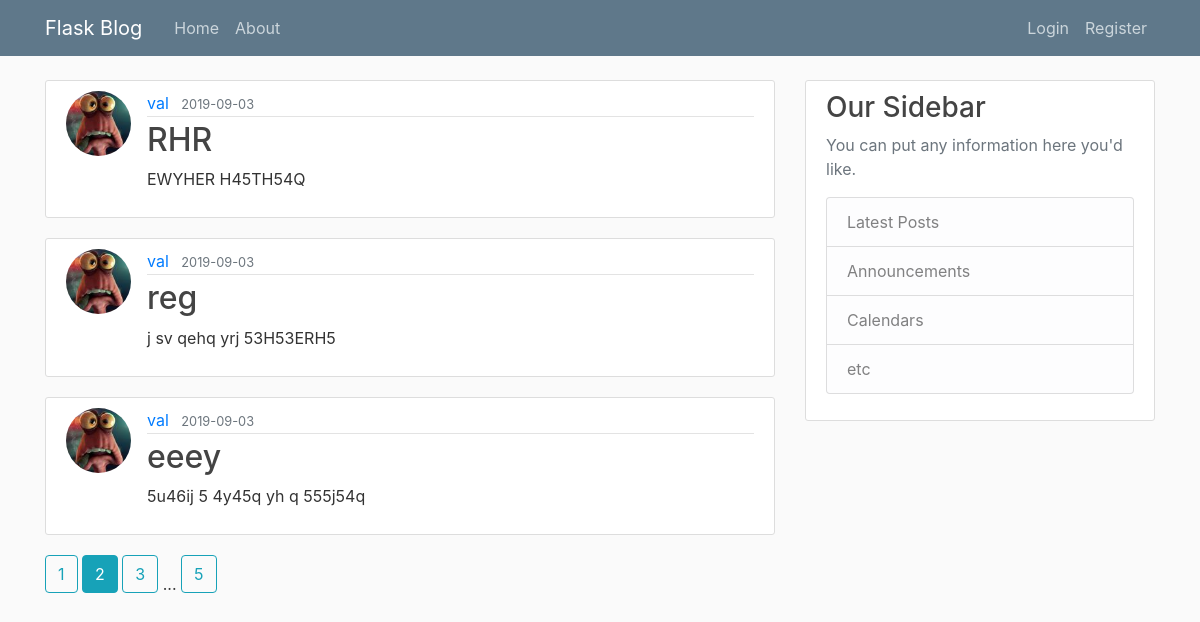
The page /home?page=2 on the database its author committed.
### blog/models.py (models this page shows, shortened)
class Post(db.Model):
    id = db.Column(db.Integer, primary_key=True)
    title = db.Column(db.String(100), nullable=False)
    date_posted = db.Column(db.DateTime, nullable=False, default=datetime.utcnow)
    content = db.Column(db.Text, nullable=False)
    user_id = db.Column(db.Integer, db.ForeignKey('user.id'), nullable=False)

class User(db.Model, UserMixin):  # to enherite methods: is_authenticated, is_active, ...
    id = db.Column(db.Integer, primary_key=True)
    username = db.Column(db.String(20), unique=True, nullable=False)
    email = db.Column(db.String(120), unique=True, nullable=False)
    image_file = db.Column(db.String(20), nullable=False, default='dafault.jpeg')
    password = db.Column(db.String(20), nullable=False)
    posts = db.relationship('Post', backref='author', lazy=True)

### blog/routes.py (the view)
@app.route("/")
@app.route("/home")
def home():
    page = request.args.get('page', 1, type=int)
    posts = Post.query.order_by(Post.date_posted.desc()).paginate(page=page, per_page=3)
    return render_template('home.html', posts=posts)

### blog/templates/home.html
{% extends "layout.html" %}
{% block content %}
    {% for post in posts.items %}
    <article class="media content-section">
      <img src="{{ url_for('static', filename='profile_pics/' + post.author.image_file) }}" class="rounded-circle article-img">
      <div class="media-body">
        <div class="article-metadata">
          <a class="mr-2" href="{{ url_for('user_posts', username=post.author.username)}}">{{ post.author.username }}</a>
          <small class="text-muted">{{ post.date_posted.strftime('%Y-%m-%d') }}</small>
        </div>
        <h2><a class="article-title" href="{{ url_for('post', post_id=post.id)}}">{{ post.title }}</a></h2>
        <p class="article-content">{{ post.content }}</p>
      </div>
    </article>
    {% endfor %}
    {% for page_num in posts.iter_pages(left_edge=1, right_edge=1, left_current=1, right_current=2) %}
      {% if page_num %}
        {% if posts.page == page_num %}
          <a class="btn btn-info mb-4" href="{{ url_for('home', page=page_num) }}">{{ page_num }}</a>
        {% else %}
          <a class="btn btn-outline-info mb-4" href="{{ url_for('home', page=page_num) }}">{{ page_num }}</a>
        {% endif %}
      {% else %}
        ...
      {% endif %}
    {% endfor %}
{% endblock content %}

### blog/static/main.css (style rules this page uses)
body { background: #fafafa; color: #333333; margin-top: 5rem; }
h1, h2, h3, h4, h5, h6 { color: #444444; }
.content-section { background: #ffffff; padding: 10px 20px; border: 1px solid #dddddd; border-radius: 3px; margin-bottom: 20px; }
.article-title { color: #444444; }
.article-content { white-space: pre-line; }
.article-img { height: 65px; width: 65px; margin-right: 16px; }
.article-metadata { padding-bottom: 1px; margin-bottom: 4px; border-bottom: 1px solid #e3e3e3 }

### rows shown on the page
Post: image_file (picture), author.username "val", date_posted "2019-09-03", title "RHR", content "EWYHER H45TH54Q"
Post: image_file (picture), author.username "val", date_posted "2019-09-03", title "reg", content "j sv qehq yrj 53H53ERH5"
Post: image_file (picture), author.username "val", date_posted "2019-09-03", title "eeey", content "5u46ij 5 4y45q yh q 555j54q"

### other values the page prints
{{ page_num }} "1" "3" "5"
{{ page_num }} "2"
